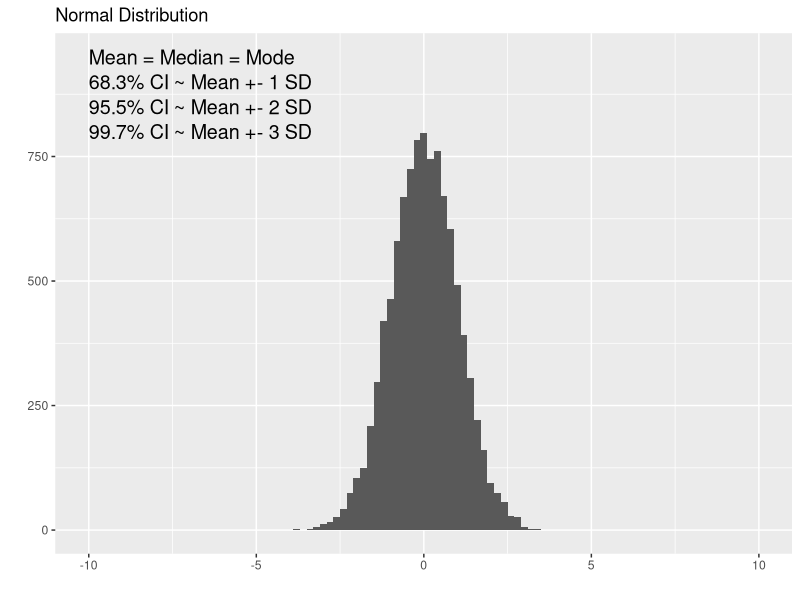
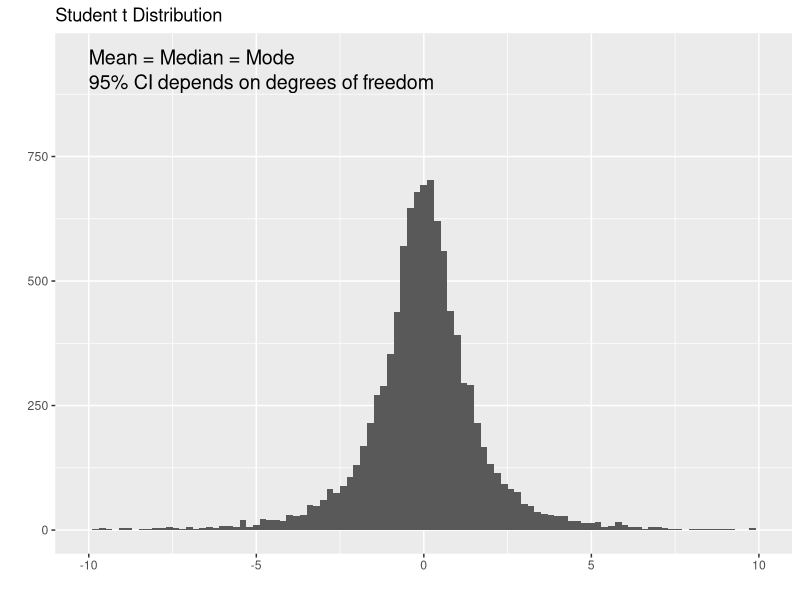
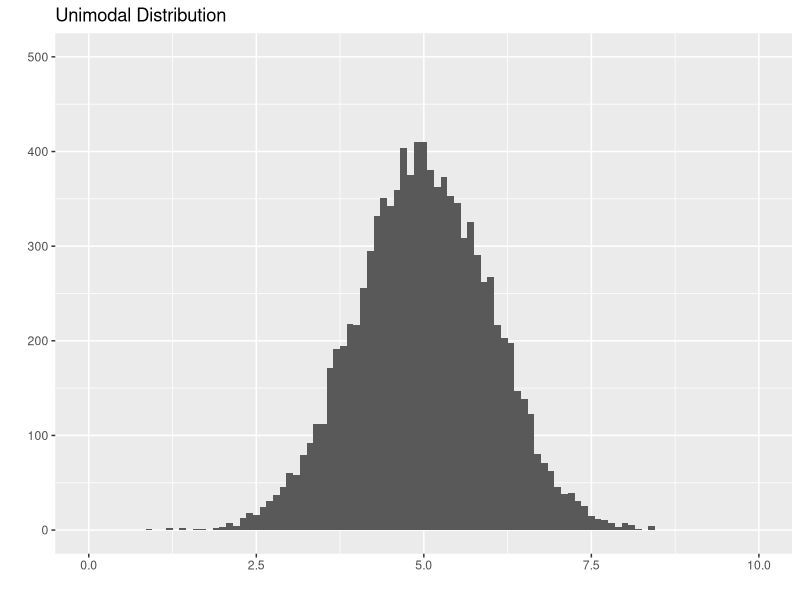
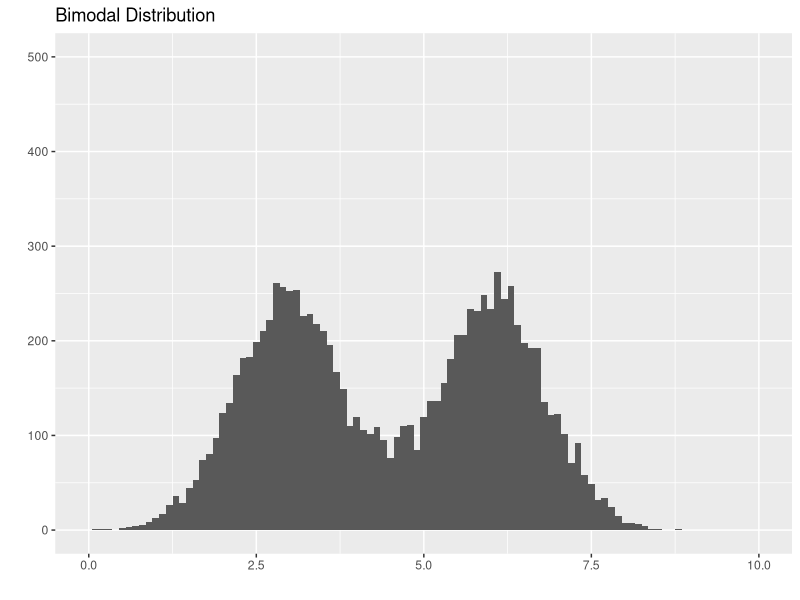
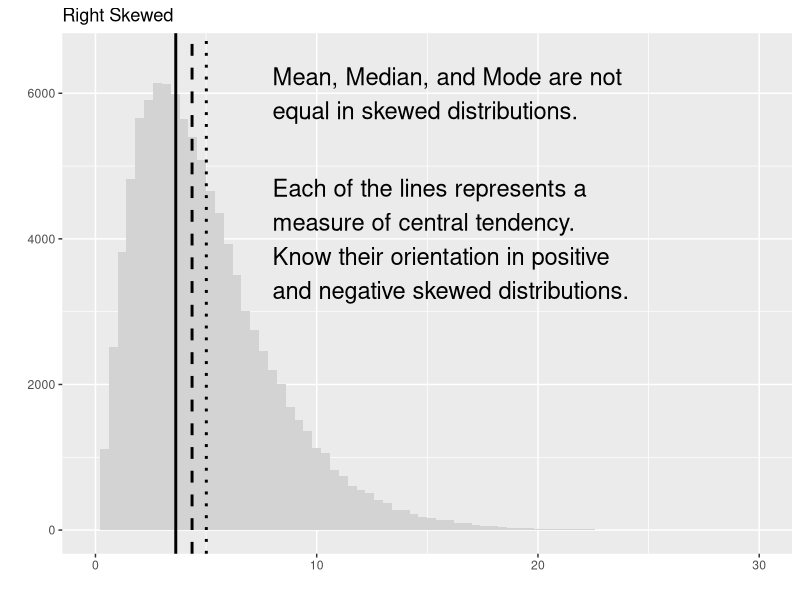
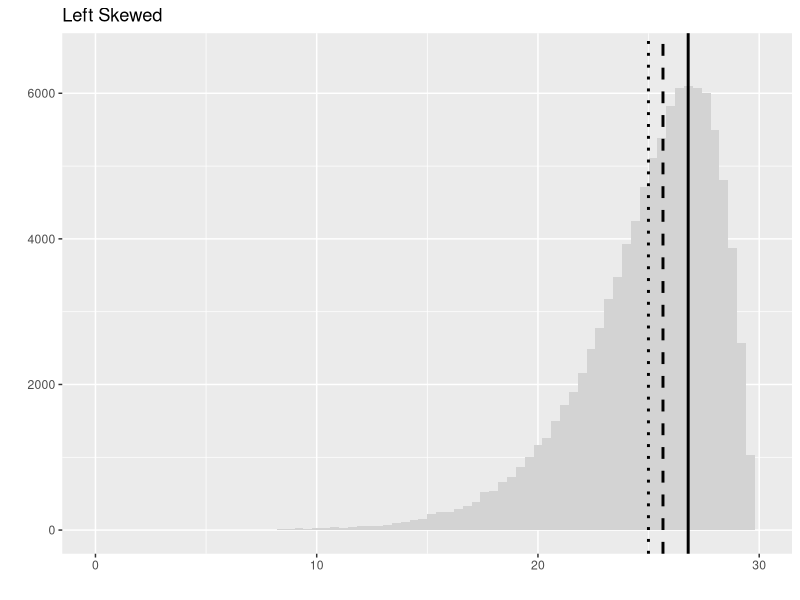
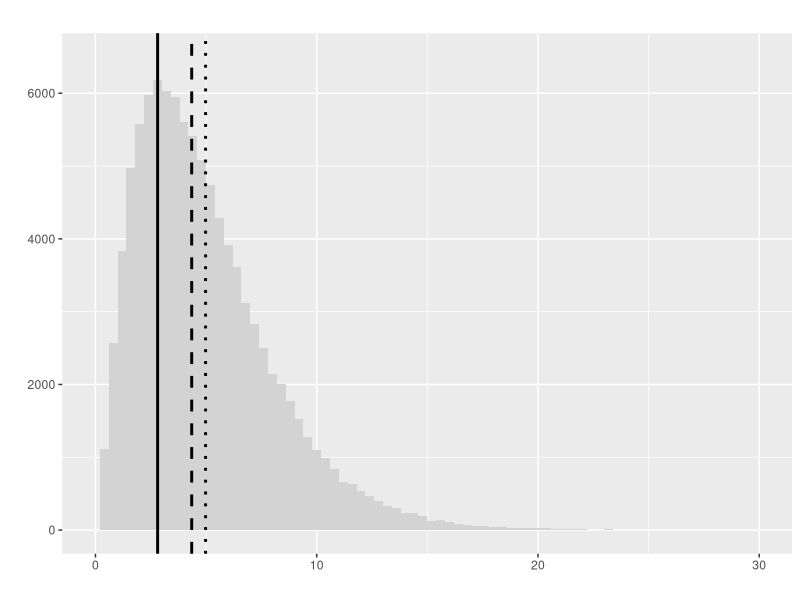
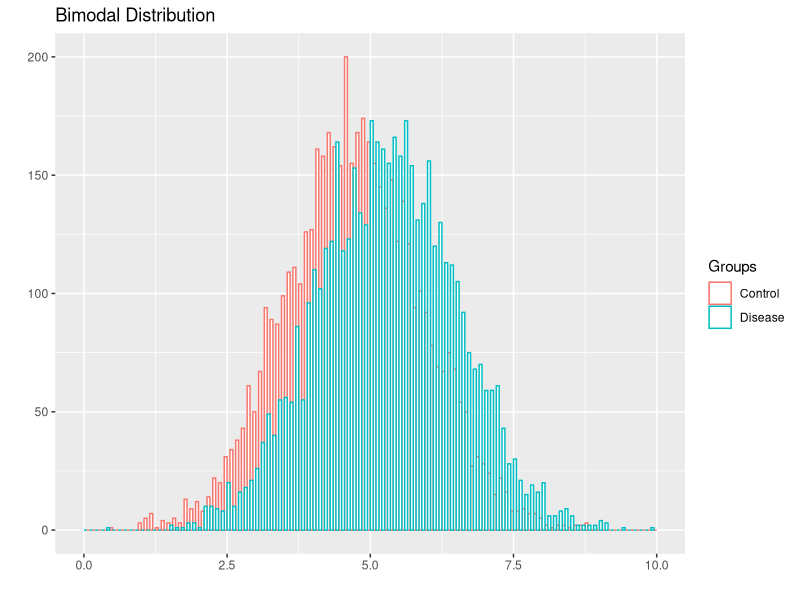

Write the R code that produced these figures, in order.
## ---- chunk 1
library(ggplot2)
library(cowplot)
norm <- rnorm(10000, sd = 1)
ggplot(data.frame(data = norm), aes(data)) + 
  geom_histogram(binwidth = 0.2) + 
  xlim(-10, 10) + 
  ylim(0, 950) +
  ggtitle("Normal Distribution") + 
  labs(x="", y="") +
  annotate("text", x = -10, y = 950, label = "Mean = Median = Mode", size=5, hjust = 0) +
  annotate("text", x = -10, y = 900, label = "68.3% CI ~ Mean +- 1 SD", size=5, hjust = 0) +
  annotate("text", x = -10, y = 850, label = "95.5% CI ~ Mean +- 2 SD", size=5, hjust = 0) +
  annotate("text", x = -10, y = 800, label = "99.7% CI ~ Mean +- 3 SD", size=5, hjust = 0)
## ---- chunk 2
library(ggplot2)
library(cowplot)
studentt <- rt(10000, df=2)
ggplot(data.frame(data = studentt), aes(data)) + 
  geom_histogram(binwidth = 0.2)  + 
  xlim(-10, 10) + 
  ylim(0, 950) +
  ggtitle("Student t Distribution") + 
  labs(x="", y="") +
  annotate("text", x = -10, y = 950, label = "Mean = Median = Mode", size=5, hjust = 0) +
  annotate("text", x = -10, y = 900, label = "95% CI depends on degrees of freedom", size=5, hjust = 0)
## ---- chunk 3
library(ggplot2)
library(cowplot)
norm <- rnorm(10000, mean = 5, sd = 1)
ggplot(data.frame(data = norm), aes(data)) + 
  geom_histogram(binwidth = 0.1) + 
  xlim(0, 10) + 
  ylim(0, 500) +
  ggtitle("Unimodal Distribution") + 
  labs(x="", y="")
## ---- chunk 4
library(ggplot2)
library(cowplot)
norm1 <- rnorm(5000, mean = 3, sd = 0.8)
norm2 <- rnorm(5000, mean = 6, sd = 0.8)
ggplot(data.frame(data = c(norm1, norm2)), aes(data)) + 
  geom_histogram(binwidth = 0.1) + 
  xlim(0, 10) + 
  ylim(0, 500) +
  ggtitle("Bimodal Distribution") + 
  labs(x="", y="")
## ---- chunk 5
library(ggplot2)
library(cowplot)
Mode <- function(x) {
  ux <- unique(x)
  ux[which.max(tabulate(match(x, ux)))]
}
r.skew <- rchisq(100000, df = 5)
ggplot(data.frame(data = r.skew), aes(data)) +
  geom_histogram(binwidth = 0.4, fill = 'lightgray') + 
  geom_vline(xintercept = mean(r.skew), linetype = 'dotted', lwd = 1) +
  geom_vline(xintercept = median(r.skew), linetype = "dashed", lwd = 1) +
  geom_vline(xintercept = Mode(round(r.skew, digits = 2)), linetype = "solid", lwd = 1) +
  xlim(0, 30) + 
  ylim(0, 6500) +
  ggtitle("Right Skewed") + 
  labs(x="", y="") +
  annotate("text", x = 8, y = 6000, label = "Mean, Median, and Mode are not\nequal in skewed distributions.", size = 6, hjust = 0) +
  annotate("text", x = 8, y = 4000, label = "Each of the lines represents a\nmeasure of central tendency.\nKnow their orientation in positive\nand negative skewed distributions.", size = 6, hjust = 0)
## ---- chunk 6
library(ggplot2)
library(cowplot)
Mode <- function(x) {
  ux <- unique(x)
  ux[which.max(tabulate(match(x, ux)))]
}
l.skew <- 30 - rchisq(100000, df = 5)
ggplot(data.frame(data = l.skew), aes(data)) + 
  geom_histogram(binwidth = 0.4, fill = 'lightgray') + 
  geom_vline(xintercept = mean(l.skew), linetype = 'dotted', lwd = 1) +
  geom_vline(xintercept = median(l.skew), linetype = "dashed", lwd = 1) +
  geom_vline(xintercept = Mode(round(l.skew, digits = 2)), linetype = "solid", lwd = 1) +
  xlim(0, 30) + 
  ylim(0, 6500) +
  ggtitle("Left Skewed") + 
  labs(x="", y="")
## ---- chunk 7
library(ggplot2)
library(cowplot)
Mode <- function(x) {
  ux <- unique(x)
  ux[which.max(tabulate(match(x, ux)))]
}
r.skew <- rchisq(100000, df = 5)
ggplot(data.frame(data = r.skew), aes(data)) +
  geom_histogram(binwidth = 0.4, fill = 'lightgray') + 
  geom_vline(xintercept = mean(r.skew), linetype = 'dotted', lwd = 1) +
  geom_vline(xintercept = median(r.skew), linetype = "dashed", lwd = 1) +
  geom_vline(xintercept = Mode(round(r.skew, digits = 2)), linetype = "solid", lwd = 1) +
  xlim(0, 30) + 
  ylim(0, 6500) +
  ggtitle("") + 
  labs(x="", y="")
## ---- chunk 8
library(ggplot2)
library(cowplot)
norm1 <- rnorm(5000, mean = 4.75, sd = 1.2)
norm2 <- rnorm(5000, mean = 5.25, sd = 1.2)
ggplot(data.frame(data = c(norm1, norm2), Groups = c(rep('Control', length(norm1)), rep('Disease', length(norm2)))), aes(data, color = Groups)) + 
  geom_histogram(binwidth = 0.1, fill = 'white', position="dodge") + 
  xlim(0, 10) + 
  ylim(0, 200) +
  ggtitle("Bimodal Distribution") + 
  labs(x="", y="")
## ---- chunk 9
  norm1 <- rnorm(5000, mean = 4.75, sd = 1.2)
  norm2 <- rnorm(5000, mean = 5.25, sd = 1.2)
  (t.test(norm1, norm2))$p.value
## ---- chunk 10
library(ggplot2)
library(cowplot)
pos <- ggplot(mtcars, aes(x=wt, y=hp)) + 
  geom_point() + 
  ggtitle("Positive Correlation") + 
  labs(x="Weight", y="Horse Power")
neg <- ggplot(mtcars, aes(x=wt, y=mpg)) + 
  geom_point() + 
  ggtitle("Negative Correlation") + 
  labs(x="Weight", y="Fuel Efficiency (mpg)")

plot_grid(pos, neg)
## ---- chunk 11
library(ggplot2)
library(cowplot)
pos <- ggplot(mtcars, aes(x=wt, y=hp)) + 
  geom_point() + 
  geom_smooth(method='lm',formula=y~x) +
  ggtitle("Positive Correlation") + 
  labs(x="Weight", y="Horse Power") +
  xlim(1.5, 5.5) +
  ylim(00, 310) +
  annotate("text", x = 1.6, y = 300, label = paste("r == ", round(cor(mtcars$wt, mtcars$hp), digits = 3), sep = ''), size=5, hjust = 0, parse = TRUE) +
  annotate("text", x = 1.6, y = 280, label = paste("r^2 == ", round(cor(mtcars$wt, mtcars$hp)^2, digits = 3), sep = ''), size=5, hjust = 0, parse = TRUE)
show(pos)
## ---- chunk 12
library(ggplot2)
library(cowplot)
pos <- ggplot(mtcars, aes(x=wt, y=hp)) + 
  geom_point() + 
  geom_smooth(method='lm',formula=y~x) +
  ggtitle("Narrower spread in y-axis") + 
  labs(x="Weight", y="Horse Power") +
  xlim(1.5, 5.5) +
  ylim(0, 310) +
  annotate("text", x = 1.6, y = 300, label = paste("r == ", round(cor(mtcars$wt, mtcars$hp), digits = 3), sep = ''), size=5, hjust = 0, parse = TRUE) +
  annotate("text", x = 1.6, y = 280, label = paste("r^2 == ", round(cor(mtcars$wt, mtcars$hp)^2, digits = 3), sep = ''), size=5, hjust = 0, parse = TRUE)
show(pos)
## ---- chunk 13
library(ggplot2)
library(cowplot)
fit <- lm(hp~wt, data=mtcars)
predicted.y <- predict(fit)
new.y <- mtcars$hp
new.y[new.y - predicted.y > 0] <- new.y + 30
new.y[new.y - predicted.y < 0] <- new.y - 30
newdata <- data.frame(wt=mtcars$wt, hp=new.y)
pos <- ggplot(newdata, aes(x=wt, y=hp)) + 
  geom_point() + 
  geom_smooth(method='lm',formula=y~x) +
  ggtitle("Wider Spread in y-axis") + 
  labs(x="Weight", y="Horse Power") +
  xlim(1.5, 5.5) +
  ylim(0, 310) +
  annotate("text", x = 1.6, y = 300, label = paste("r == ", round(cor(newdata$wt, newdata$hp), digits = 3), sep = ''), size=5, hjust = 0, parse = TRUE) +
  annotate("text", x = 1.6, y = 280, label = paste("r^2 == ", round(cor(newdata$wt, newdata$hp)^2, digits = 3), sep = ''), size=5, hjust = 0, parse = TRUE)
show(pos)
## ---- chunk 14
library(ggplot2)
library(cowplot)
norm1 <- rnorm(5000, mean = 4.25, sd = 1.5)
norm2 <- rnorm(5000, mean = 7.75, sd = 1.5)
ggplot(data.frame(data = c(norm1, norm2), Groups = c(rep('Control', length(norm1)), rep('Disease', length(norm2)))), aes(data, fill = Groups)) + 
  geom_density(alpha=0.2) + 
  geom_vline(xintercept = 6, linetype = 'solid', lwd = 1) +
  scale_fill_manual(values = c("Control" = "blue", "Disease" = "red")) +
  labs(x="Cancer Biomarker", y="Fraction of Patients") +
  annotate("text", x = 1.5, y = 0.02, label = "True\nNegative", size=5, hjust = 0) +
  annotate("text", x = 4.7, y = 0.02, label = "False\nNegative", size=5, hjust = 0) +
  annotate("text", x = 6.35, y = 0.02, label = "False\nPositive", size=5, hjust = 0) +
  annotate("text", x = 9.2, y = 0.02, label = "True\nPositive", size=5, hjust = 0)
## ---- chunk 15
library(ggplot2)
library(cowplot)
norm1 <- rnorm(5000, mean = 4.25, sd = 1.5)
norm2 <- rnorm(5000, mean = 7.75, sd = 1.5)
ggplot(data.frame(data = c(norm1, norm2), Groups = c(rep('Control', length(norm1)), rep('Disease', length(norm2)))), aes(data, fill = Groups)) + 
  geom_density(alpha=0.2) + 
  geom_vline(xintercept = 6, linetype = 'solid', lwd = 1) +
  scale_fill_manual(values = c("Control" = "white", "Disease" = "red")) +
  labs(x="Cancer Biomarker", y="Fraction of Patients") +
  annotate("text", x = 1.5, y = 0.02, label = "True\nNegative", size=5, hjust = 0, color = '#dddddd') +
  annotate("text", x = 4.7, y = 0.02, label = "False\nNegative", size=5, hjust = 0) +
  annotate("text", x = 6.35, y = 0.02, label = "False\nPositive", size=5, hjust = 0, color = '#dddddd') +
  annotate("text", x = 9.2, y = 0.02, label = "True\nPositive", size=5, hjust = 0)
## ---- chunk 16
library(ggplot2)
library(cowplot)
norm1 <- rnorm(5000, mean = 4.25, sd = 1.5)
norm2 <- rnorm(5000, mean = 7.75, sd = 1.5)
ggplot(data.frame(data = c(norm1, norm2), Groups = c(rep('Control', length(norm1)), rep('Disease', length(norm2)))), aes(data, fill = Groups)) + 
  geom_density(alpha=0.2) + 
  geom_vline(xintercept = 6, linetype = 'solid', lwd = 1) +
  scale_fill_manual(values = c("Control" = "blue", "Disease" = "white")) +
  labs(x="Cancer Biomarker", y="Fraction of Patients") +
  annotate("text", x = 1.5, y = 0.02, label = "True\nNegative", size=5, hjust = 0) +
  annotate("text", x = 4.7, y = 0.02, label = "False\nNegative", size=5, hjust = 0, color = '#dddddd') +
  annotate("text", x = 6.35, y = 0.02, label = "False\nPositive", size=5, hjust = 0) +
  annotate("text", x = 9.2, y = 0.02, label = "True\nPositive", size=5, hjust = 0, color = '#dddddd')
## ---- chunk 17
library(ggplot2)
library(cowplot)
n = 1000
prevalence <- seq(0, 1, by = 0.001)
sensitivity <- 0.9
specificity <- 0.9
TP <- n * prevalence
TN <- n - TP
FP <- n * (1 - specificity)
FN <- n * prevalence * (1 - sensitivity)
PPV <- TP / (TP + FP)
data <- data.frame(x = prevalence, y = PPV)
ggplot(data, aes(x = x, y = y)) + 
  geom_line() +
  ylim(0, 1) + 
  labs(x="Prevalence", y="Positive Predictive Value")
## ---- chunk 18
library(ggplot2)
library(cowplot)
norm1 <- rnorm(318900, mean = 5, sd = 1.5)
norm2 <- rnorm(1200, mean = 10, sd = 1.5)
ggplot(data.frame(data = c(norm1, norm2), Groups = c(rep('Control', length(norm1)), rep('Disease', length(norm2)))), aes(x=data, fill=Groups)) + 
  geom_histogram(alpha = 0.2, position="identity", binwidth = 0.1) + 
  geom_vline(xintercept = 9, linetype = 'solid', lwd = 1) +
  scale_fill_manual(values = c("Control" = "blue", "Disease" = "red")) +
  labs(x="HIV Test", y="Number of Patients")
## ---- chunk 19
library(ggplot2)
library(cowplot)
norm1 <- rnorm(5000, mean = 4.25, sd = 1.5)
norm2 <- rnorm(5000, mean = 7.75, sd = 1.5)
ggplot(data.frame(data = c(norm1, norm2), Groups = c(rep('Control', length(norm1)), rep('Disease', length(norm2)))), aes(data, fill = Groups)) + 
  geom_density(alpha=0.2) + 
  geom_vline(xintercept = 5, linetype = 'solid', lwd = 1) +
  geom_vline(xintercept = 7, linetype = 'dotted', lwd = 1) +
  scale_fill_manual(values = c("Control" = "blue", "Disease" = "red")) +
  labs(x="Cancer Biomarker", y="Fraction of Patients")
## ---- chunk 20

dat <- data.frame(Groups = c('Exposure', 'No Exposure'), Incidence = c(.6, .2))
ggplot(data=dat, aes(x=Groups, y=Incidence)) +
  geom_bar(colour="black", stat="identity") +
  ylab('Relative Incidence') +
  annotate("segment", x = 2, xend = 2, y = .2, yend = .6, colour = "red", size = 1.5) +
  annotate("text", x = 1.95, y = .4, colour = "red", size = 6, label = "Attributable Risk", angle = 90)
## ---- chunk 21

dat <- data.frame(Groups = c('Control', 'Treatment'), Risk = c(0.6, 0.34))
ggplot(data=dat, aes(x=Groups, y=Risk)) +
  geom_bar(colour="black", stat="identity") +
  ylim(0,1) + 
  annotate("segment", x = 2, xend = 2, y = 0.34, yend = 0.6, colour = "red", size = 1.5) +
  annotate("text", x = 1.95, y = 0.47, colour = "red", size = 4, label = "Risk Difference", angle = 90)
